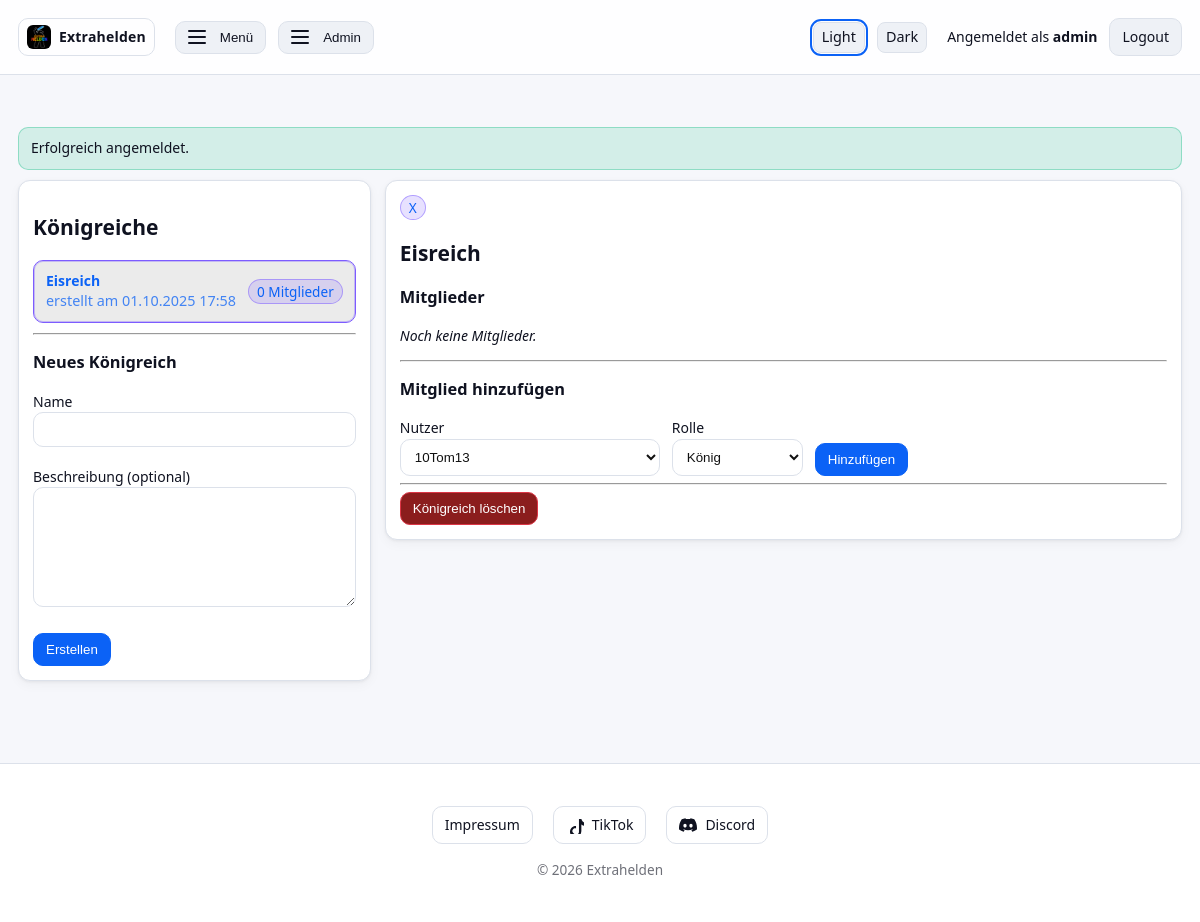
Screenshot of /admin_kingdoms.php?k=3 (signed in) with the database file from the repository.
### tables this page shows
CREATE TABLE kingdoms (
  id INTEGER PRIMARY KEY AUTOINCREMENT,
  name TEXT NOT NULL UNIQUE,
  description TEXT,
  created_by INTEGER NOT NULL,
  created_at TEXT NOT NULL DEFAULT CURRENT_TIMESTAMP,
  FOREIGN KEY (created_by) REFERENCES users(id) ON DELETE SET NULL
);

### admin_kingdoms.php (the view, shortened to what this page needs)
<?php
require __DIR__ . '/_layout.php';
function getv($k,$d=''){ return $_GET[$k] ?? $d; }
$pdo = db();
$ROLES = ['König','Ritter','Spion','Bote','Bauer','Minenarbeiter','Mienenarbeiter'];
try {
    $current_k = (int)getv('k', 0);
    foreach (consume_flashes() as [$t,$m]) {
        echo '<div class="flash '.htmlspecialchars($t).'">'.htmlspecialchars($m).'</div>';
    }
    echo '<section class="row">';
    echo '<div class="card" style="min-width:340px;max-width:420px">';
    echo '<h2>Königreiche</h2>';
    $rs = $pdo->query("
        SELECT k.id,
               k.name,
               strftime('%d.%m.%Y %H:%M', k.created_at) AS created_at,
               (SELECT COUNT(*) FROM kingdom_memberships km WHERE km.kingdom_id = k.id) AS members
        FROM kingdoms k
        ORDER BY k.name ASC
    ");
    echo '<div class="list list-compact">';
    while ($r = $rs->fetch(PDO::FETCH_ASSOC)) {
        $active = ($current_k === (int)$r['id']) ? ' active' : '';
        $mCount = (int)$r['members'];
        echo '<a class="list-item'.$active.'" href="admin_kingdoms.php?k='.$r['id'].'">';
        echo   '<div class="list-main">';
        echo     '<div class="list-title">'.htmlspecialchars($r['name']).'</div>';
        echo     '<div class="list-sub">erstellt am '.htmlspecialchars($r['created_at']).'</div>';
        echo   '</div>';
        echo   '<div class="list-meta">';
        echo     '<span class="badge">'.$mCount.' Mitglied'.($mCount===1?'':'er').'</span>';
        echo   '</div>';
        echo '</a>';
    }
    echo '</div>';
    echo '<hr><h3>Neues Königreich</h3>';
    echo '<form method="post">';
    echo '<label>Name<br><input type="text" name="name" required></label><br><br>';
    echo '<label>Beschreibung (optional)<br><textarea name="description" rows="3"></textarea></label><br><br>';
    echo '<button class="btn btn-primary" type="submit">Erstellen</button>';
    echo '</form>';
    echo '</div>';
    if ($current_k > 0) {
        $st = $pdo->prepare("SELECT * FROM kingdoms WHERE id=?");
        $st->execute([$current_k]);
        if ($kg = $st->fetch(PDO::FETCH_ASSOC)) {
            echo '<div class="card" style="flex:1">';
            echo    '<div class="list-meta">';
            echo        '<span class="badge"><a href="/admin_kingdoms.php">X</a></span>';
            echo    '</div>';
            echo '<h2>'.htmlspecialchars($kg['name']).'</h2>';
            $st = $pdo->prepare("
                SELECT km.id AS membership_id, u.id AS user_id, u.username, km.role, km.created_at
                FROM kingdom_memberships km
                JOIN users u ON u.id = km.user_id
                WHERE km.kingdom_id = ?
                ORDER BY u.username ASC
            ");
            $st->execute([$current_k]);
            $members = $st->fetchAll(PDO::FETCH_ASSOC);
            echo '<h3>Mitglieder</h3>';
            if (!$members) {
                echo '<p><i>Noch keine Mitglieder.</i></p>';
            }
            echo '<hr><h3>Mitglied hinzufügen</h3>';
            $users = $pdo->query("
                SELECT u.id, u.username,
                       (SELECT COUNT(*) FROM kingdom_memberships km WHERE km.user_id=u.id) AS k_count,
                       EXISTS(SELECT 1 FROM kingdom_memberships km2 WHERE km2.user_id=u.id AND km2.kingdom_id=".$current_k.") AS in_this
                FROM users u
                ORDER BY u.username ASC
            ")->fetchAll(PDO::FETCH_ASSOC);
            echo '<form method="post" class="row" style="gap:12px;align-items:end">';
            echo '<label style="min-width:260px">Nutzer<br><select name="user_id" required>';
            foreach ($users as $u) {
                $disabled = ($u['k_count'] >= 2 && !$u['in_this']) ? ' disabled' : '';
                $tag = $u['in_this'] ? ' (bereits Mitglied)' : (($u['k_count'] >= 2) ? ' (max erreicht)' : '');
                echo '<option value="'.$u['id'].'"'.$disabled.'>'.htmlspecialchars($u['username'].$tag).'</option>';
            }
            echo '</select></label>';
            echo '<label>Rolle<br><select name="role" required>';
            foreach ($ROLES as $r) echo '<option>'.htmlspecialchars($r).'</option>';
            echo '</select></label>';
            echo '<button class="btn btn-primary" type="submit">Hinzufügen</button>';
            echo '</form>';
            echo '<hr>';
            echo '<form method="post" onsubmit="return confirm(\'Königreich wirklich löschen? Alle Mitgliedschaften werden entfernt.\')">';
            echo '<button class="btn btn-danger">Königreich löschen</button>';
            echo '</form>';
            echo '</div>';
        }
    }
    echo '</section>';
} catch (Throwable $e) {
    error_log('admin_kingdoms error: '.$e->getMessage());
    render_header('Fehler');
    echo '<p>Interner Fehler: '.htmlspecialchars($e->getMessage()).'</p>';
    render_footer();
}

### _layout.php (style rules this page uses)
:root { --bg:#f6f7fb; --text:#0f1220; --card:#ffffff; --muted:#eef1f6; --border:#dce1ea; --link:#0b62f6; --primary:#0b62f6; --primary-contrast:#ffffff; --danger:#dc3545; --danger-contrast:#ffffff; --ok:#1a7f37; --warn:#a16300; --shadow:0 1px 3px rgba(0,0,0,.06),0 4px 12px rgba(0,0,0,.04); --radius:12px; --radius-sm:8px; --radius-lg:16px; --pad:14px; }
* { box-sizing:border-box }
html,body { height:100% }
body { margin:0; color:var(--text); background:var(--bg); font:14px/1.45 system-ui,-apple-system,Segoe UI,Roboto,Ubuntu,"Helvetica Neue",Arial,"Noto Sans","Liberation Sans",sans-serif; }
a { color:var(--link);text-decoration:none }
.row { display:flex;flex-wrap:wrap;gap:14px;align-items:flex-start }
.card { background:var(--card); border:1px solid var(--border); border-radius:var(--radius); padding:var(--pad); box-shadow:var(--shadow); flex: 0 0 auto; width: fit-content; max-width: 100%; min-width: unset; }
input[type=text],input[type=password],input[type=url],input[type=number],select,textarea,input[type=file] { width:100%;padding:9px 10px;border:1px solid var(--border);border-radius:10px;background:#fff;color:#111 }
textarea { min-height:120px;resize:vertical }
.btn { display:inline-flex;align-items:center;justify-content:center;gap:8px; padding:8px 12px;border:1px solid var(--border);border-radius:10px; background:var(--muted);color:var(--text);cursor:pointer;text-decoration:none;white-space:nowrap }
.btn-primary { background:var(--primary);border-color:var(--primary);color:var(--primary-contrast) }
.btn-danger { background:var(--danger);border-color:var(--danger);color:var(--danger-contrast) }
.badge { padding:2px 10px;border-radius:999px;font-size:.85rem;display:inline-block;border:1px solid transparent }
.flash { padding:10px 12px;border-radius:10px;border:1px solid var(--border);margin:10px 0 }
.flash.success { background:rgba(16,185,129,.15);border-color:rgba(16,185,129,.35) }

### admin_kingdoms.php (style rules this page uses)
.btn-danger { background:#8b1d1d; color:#fff; }
.list { display:flex;flex-direction:column;gap:8px;margin:6px 0 10px 0 }
.list-item { display:flex;align-items:center;justify-content:space-between;gap:12px; padding:10px 12px;border:1px solid #2a2f3d;border-radius:10px;background:rgba(0,0,0,0.08); text-decoration:none;transition:background .15s,border-color .15s,transform .03s }
.list-item.active { border-color:#7d5cff;box-shadow:0 0 0 1px rgba(125,92,255,.35) inset }
.list-main { display:flex;flex-direction:column;min-width:0 }
.list-title { font-weight:600;white-space:nowrap;overflow:hidden;text-overflow:ellipsis }
.list-sub { opacity:.75;font-size:.9rem }
.list-meta { display:flex;align-items:center;gap:8px;flex-shrink:0 }
.badge { display:inline-block;padding:2px 8px;border-radius:999px;background:rgba(125,92,255,.18); border:1px solid rgba(125,92,255,.5);font-size:.85rem }

### rows the page displays
kingdoms: name "Eisreich", created_at "01.10.2025 17:58", mCount "0"

### other values shown
$username "admin"
$m "Erfolgreich angemeldet."
$label "Impressum"
$label "TikTok"
$label "Discord"
form field user_id "10Tom13"
form field role "König"
